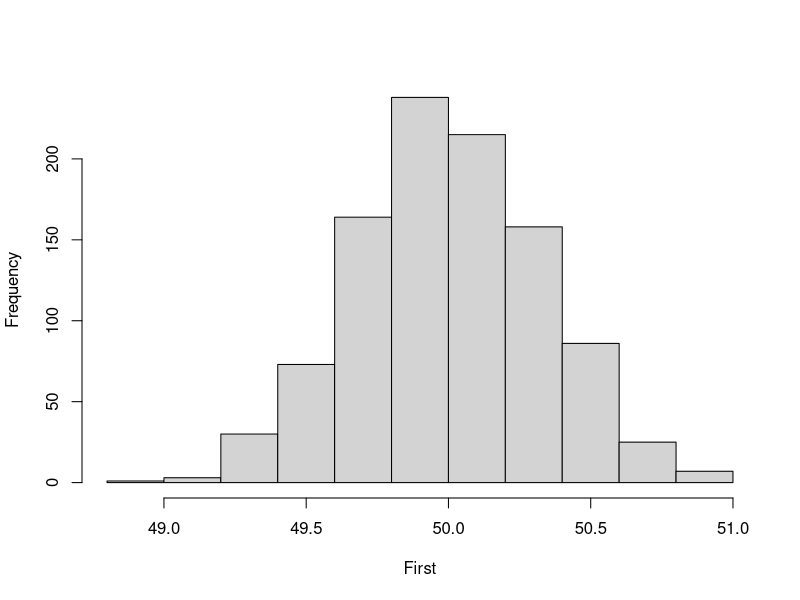
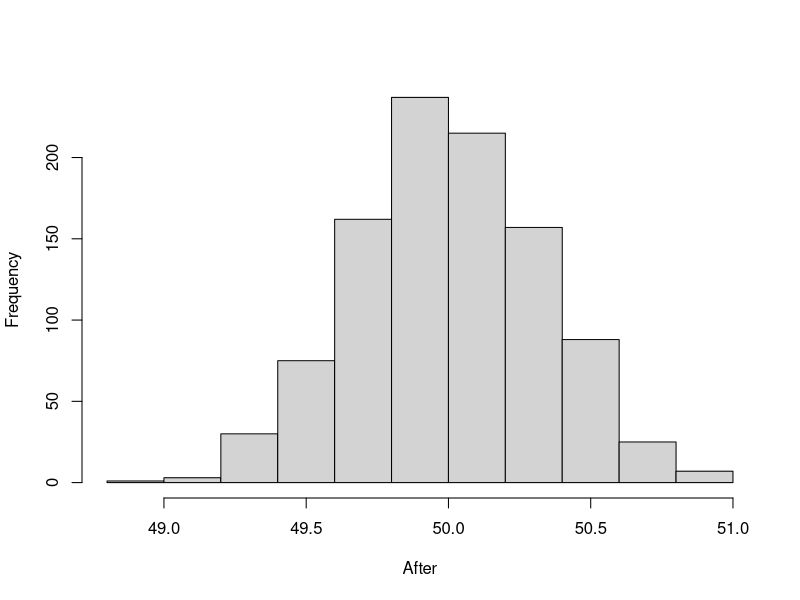
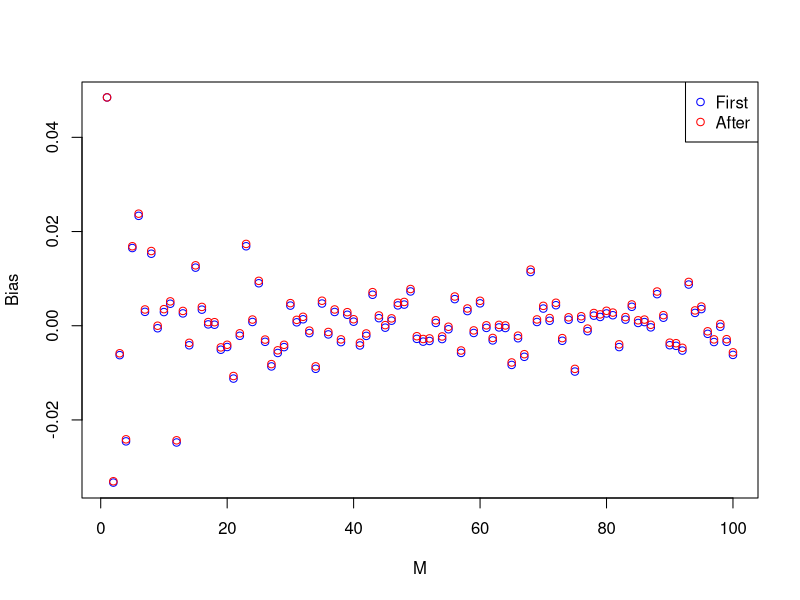
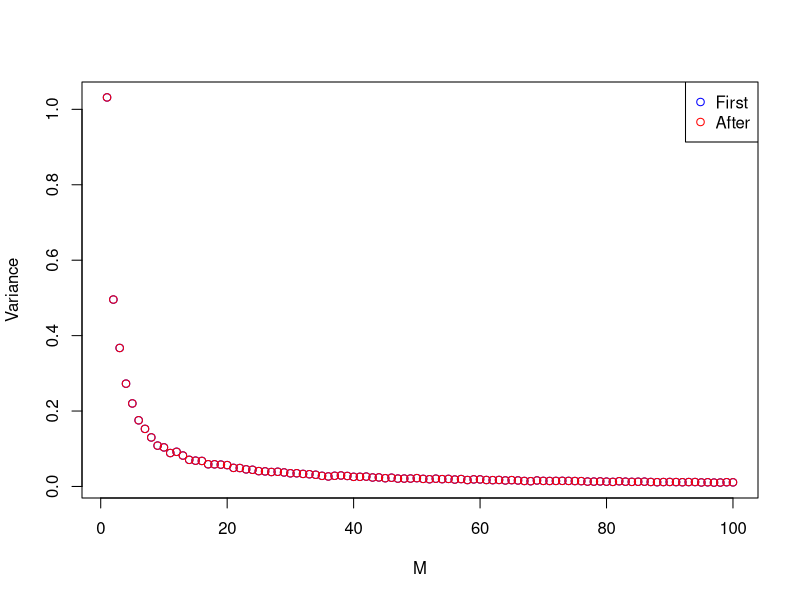
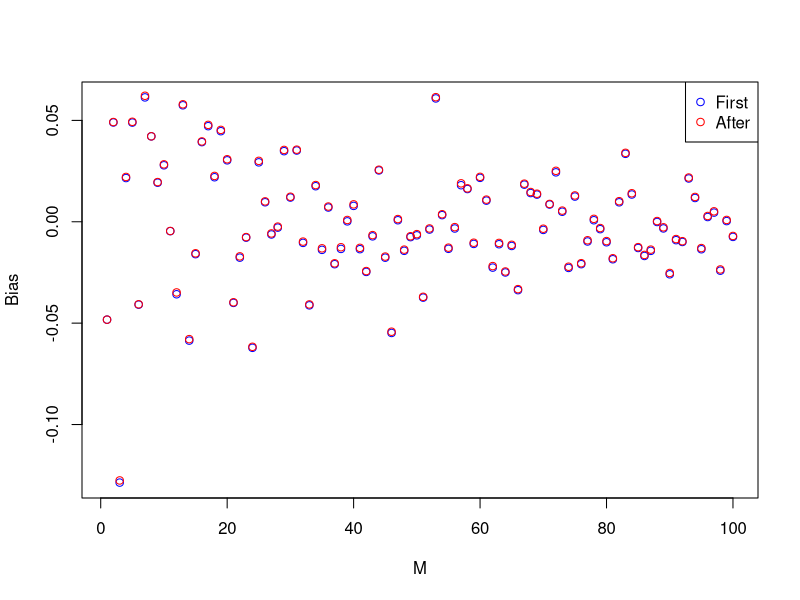
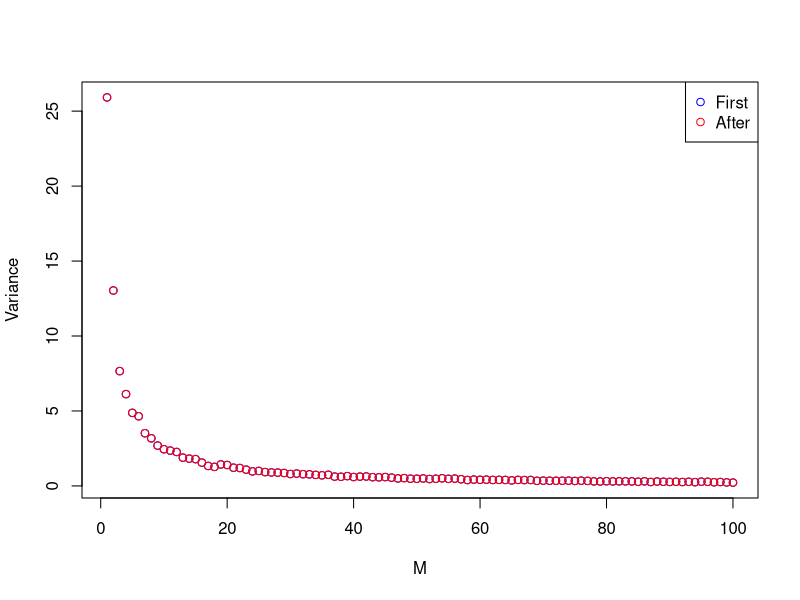
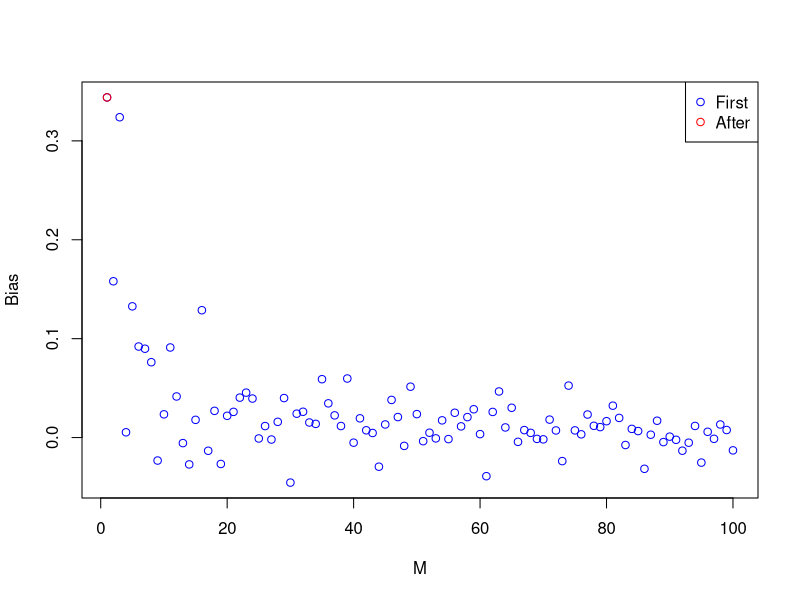
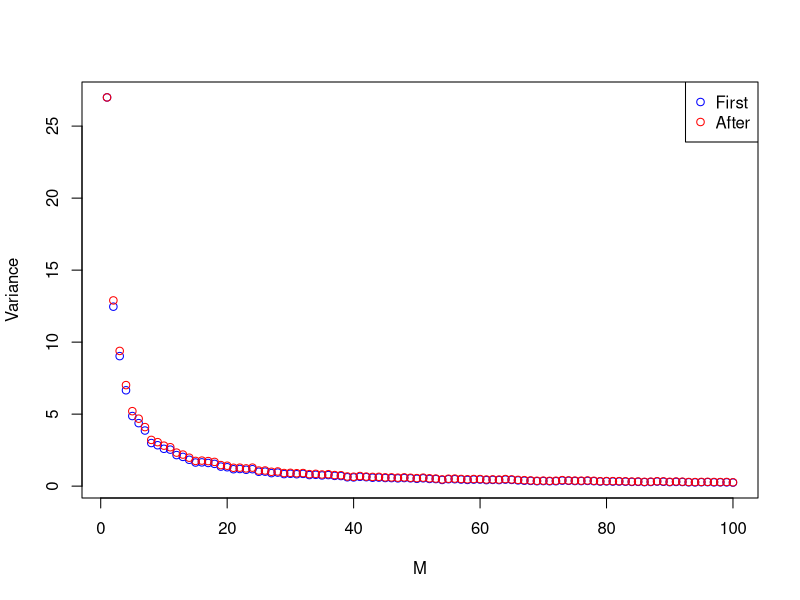

R code for these plots, in order:
## ---- chunk 1
m = 10 
d1 = 3
d2 = 50 
h1 = 3

N = 1000

Hf2_vector = rep(0, N)

Ha2_vector = rep(0, N)

for(i in 1:N){
  
  d1_data_loop = d1 + rnorm(m, mean = 0, sd = 0.01) 
  d2_data_loop = d2 + rnorm(m, mean = 0, sd = 1)
  h1_data_loop = h1 + rnorm(m, mean = 0, sd = 0.01)
  
  Hf2_vector[i] = (mean(d2_data_loop))*(mean(h1_data_loop))*(1/mean(d1_data_loop))
  
  Ha2_vector[i] = (1/m)*(sum(d2_data_loop * h1_data_loop *(1/d1_data_loop)))
  
}

hist(Hf2_vector, xlab = "First", main = NULL)
hist(Ha2_vector, xlab = "After", main = NULL)

bias_f = mean(Hf2_vector) - (d2*h1)/d1
bias_a = mean(Ha2_vector) - (d2*h1)/d1

var_f = var(Hf2_vector)
var_a = var(Ha2_vector)
## ---- chunk 2
d1 = 3
d2 = 50 
h1 = 3

N = 1000
M = 100

Hf2_bias_vector = rep(0, M)
Ha2_bias_vector = rep(0, M)
Hf2_var_vector = rep(0, M)
Ha2_var_vector = rep(0, M)

for (j in 1:M){
  Hf2_vector = rep(0, N)

  Ha2_vector = rep(0, N)

  for(i in 1:N){
  
    d1_data_loop = d1 + rnorm(j, mean = 0, sd = 0.01) 
    d2_data_loop = d2 + rnorm(j, mean = 0, sd = 1)
    h1_data_loop = h1 + rnorm(j, mean = 0, sd = 0.01)
  
    Hf2_vector[i] = (mean(d2_data_loop))*(mean(h1_data_loop))*(1/mean(d1_data_loop))

    Ha2_vector[i] =  (1/j)*(sum(d2_data_loop * h1_data_loop *(1/d1_data_loop)))
  }


  bias_f = mean(Hf2_vector) - (d2*h1)/d1
  bias_a = mean(Ha2_vector) - (d2*h1)/d1

  var_f = var(Hf2_vector)
  var_a = var(Ha2_vector)
  
  Hf2_bias_vector[j] = bias_f 
  Ha2_bias_vector[j] = bias_a 
  Hf2_var_vector[j] = var_f 
  Ha2_var_vector[j] = var_a 
  
  
}

plot(Hf2_bias_vector, col = "blue", ylab = "Bias", xlab = "M")
points(Ha2_bias_vector, col = "red")

legend(x = "topright", legend = c("First", "After"),
       col = c("blue","red"), pch = 1)

plot(Hf2_var_vector, col = "blue", ylab = "Variance", xlab = "M")
points(Ha2_var_vector, col = "red")

legend(x = "topright", legend = c("First", "After"),
       col = c("blue","red"), pch = 1)
## ---- chunk 3
sdd1 = 0.01 
sdd2 = 5
sdh1 = 0.01
## ---- chunk 4
Hf2_bias_vector = rep(0, M)
Ha2_bias_vector = rep(0, M)
Hf2_var_vector = rep(0, M)
Ha2_var_vector = rep(0, M)

for (j in 1:M){
  Hf2_vector = rep(0, N)

  Ha2_vector = rep(0, N)

  for(i in 1:N){
  
    d1_data_loop = d1 + rnorm(j, mean = 0, sd = sdd1) 
    d2_data_loop = d2 + rnorm(j, mean = 0, sd = sdd2)
    h1_data_loop = h1 + rnorm(j, mean = 0, sd = sdh1)
  
    Hf2_vector[i] = (mean(d2_data_loop))*(mean(h1_data_loop))*(1/mean(d1_data_loop))

    Ha2_vector[i] =  (1/j)*(sum(d2_data_loop * h1_data_loop *(1/d1_data_loop)))
  }


  bias_f = mean(Hf2_vector) - (d2*h1)/d1
  bias_a = mean(Ha2_vector) - (d2*h1)/d1

  var_f = var(Hf2_vector)
  var_a = var(Ha2_vector)
  
  Hf2_bias_vector[j] = bias_f 
  Ha2_bias_vector[j] = bias_a 
  Hf2_var_vector[j] = var_f 
  Ha2_var_vector[j] = var_a 
  
  
}

plot(Hf2_bias_vector, col = "blue", ylab = "Bias", xlab = "M")
points(Ha2_bias_vector, col = "red")

legend(x = "topright", legend = c("First", "After"),
       col = c("blue","red"), pch = 1)

plot(Hf2_var_vector, col = "blue", ylab = "Variance", xlab = "M")
points(Ha2_var_vector, col = "red")

legend(x = "topright", legend = c("First", "After"),
       col = c("blue","red"), pch = 1)

## ---- chunk 5
sdd1 = 0.3  
sdd2 = 1
sdh1 = 0.01
## ---- chunk 6
Hf2_bias_vector = rep(0, M)
Ha2_bias_vector = rep(0, M)
Hf2_var_vector = rep(0, M)
Ha2_var_vector = rep(0, M)

for (j in 1:M){
  Hf2_vector = rep(0, N)

  Ha2_vector = rep(0, N)

  for(i in 1:N){
  
    d1_data_loop = d1 + rnorm(j, mean = 0, sd = sdd1) 
    d2_data_loop = d2 + rnorm(j, mean = 0, sd = sdd2)
    h1_data_loop = h1 + rnorm(j, mean = 0, sd = sdh1)
  
    Hf2_vector[i] = (mean(d2_data_loop))*(mean(h1_data_loop))*(1/mean(d1_data_loop))

    Ha2_vector[i] =  (1/j)*(sum(d2_data_loop * h1_data_loop *(1/d1_data_loop)))
  }


  bias_f = mean(Hf2_vector) - (d2*h1)/d1
  bias_a = mean(Ha2_vector) - (d2*h1)/d1

  var_f = var(Hf2_vector)
  var_a = var(Ha2_vector)
  
  Hf2_bias_vector[j] = bias_f 
  Ha2_bias_vector[j] = bias_a 
  Hf2_var_vector[j] = var_f 
  Ha2_var_vector[j] = var_a 
  
  
}

plot(Hf2_bias_vector, col = "blue", ylab = "Bias", xlab = "M")
points(Ha2_bias_vector, col = "red")

legend(x = "topright", legend = c("First", "After"),
       col = c("blue","red"), pch = 1)

plot(Hf2_var_vector, col = "blue", ylab = "Variance", xlab = "M")
points(Ha2_var_vector, col = "red")

legend(x = "topright", legend = c("First", "After"),
       col = c("blue","red"), pch = 1)

## ---- chunk 7
sdd1 = 0.01
sdd2 = 1
sdh1 = 0.3
## ---- chunk 8
Hf2_bias_vector = rep(0, M)
Ha2_bias_vector = rep(0, M)
Hf2_var_vector = rep(0, M)
Ha2_var_vector = rep(0, M)

for (j in 1:M){
  Hf2_vector = rep(0, N)

  Ha2_vector = rep(0, N)

  for(i in 1:N){
  
    d1_data_loop = d1 + rnorm(j, mean = 0, sd = sdd1) 
    d2_data_loop = d2 + rnorm(j, mean = 0, sd = sdd2)
    h1_data_loop = h1 + rnorm(j, mean = 0, sd = sdh1)
  
    Hf2_vector[i] = (mean(d2_data_loop))*(mean(h1_data_loop))*(1/mean(d1_data_loop))

    Ha2_vector[i] =  (1/j)*(sum(d2_data_loop * h1_data_loop *(1/d1_data_loop)))
  }


  bias_f = mean(Hf2_vector) - (d2*h1)/d1
  bias_a = mean(Ha2_vector) - (d2*h1)/d1

  var_f = var(Hf2_vector)
  var_a = var(Ha2_vector)
  
  Hf2_bias_vector[j] = bias_f 
  Ha2_bias_vector[j] = bias_a 
  Hf2_var_vector[j] = var_f 
  Ha2_var_vector[j] = var_a 
  
  
}

plot(Hf2_bias_vector, col = "blue", ylab = "Bias", xlab = "M")
points(Ha2_bias_vector, col = "red")

legend(x = "topright", legend = c("First", "After"),
       col = c("blue","red"), pch = 1)

plot(Hf2_var_vector, col = "blue", ylab = "Variance", xlab = "M")
points(Ha2_var_vector, col = "red")

legend(x = "topright", legend = c("First", "After"),
       col = c("blue","red"), pch = 1)

## ---- chunk 9
sdd1 = 0.3 
sdd2 = 5
sdh1 = 0.3
## ---- chunk 10
Hf2_bias_vector = rep(0, M)
Ha2_bias_vector = rep(0, M)
Hf2_var_vector = rep(0, M)
Ha2_var_vector = rep(0, M)

for (j in 1:M){
  Hf2_vector = rep(0, N)

  Ha2_vector = rep(0, N)

  for(i in 1:N){
  
    d1_data_loop = d1 + rnorm(j, mean = 0, sd = sdd1) 
    d2_data_loop = d2 + rnorm(j, mean = 0, sd = sdd2)
    h1_data_loop = h1 + rnorm(j, mean = 0, sd = sdh1)
  
    Hf2_vector[i] = (mean(d2_data_loop))*(mean(h1_data_loop))*(1/mean(d1_data_loop))

    Ha2_vector[i] =  (1/j)*(sum(d2_data_loop * h1_data_loop *(1/d1_data_loop)))
  }


  bias_f = mean(Hf2_vector) - (d2*h1)/d1
  bias_a = mean(Ha2_vector) - (d2*h1)/d1

  var_f = var(Hf2_vector)
  var_a = var(Ha2_vector)
  
  Hf2_bias_vector[j] = bias_f 
  Ha2_bias_vector[j] = bias_a 
  Hf2_var_vector[j] = var_f 
  Ha2_var_vector[j] = var_a 
  
  
}

plot(Hf2_bias_vector, col = "blue", ylab = "Bias", xlab = "M")
points(Ha2_bias_vector, col = "red")

legend(x = "topright", legend = c("First", "After"),
       col = c("blue","red"), pch = 1)

plot(Hf2_var_vector, col = "blue", ylab = "Variance", xlab = "M")
points(Ha2_var_vector, col = "red")

legend(x = "topright", legend = c("First", "After"),
       col = c("blue","red"), pch = 1)

